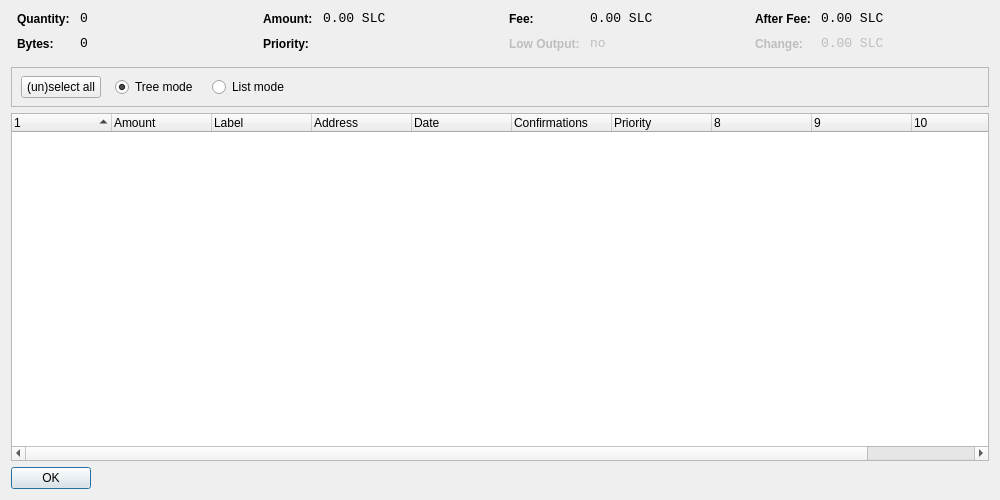
<?xml version="1.0" encoding="UTF-8"?>
<ui version="4.0">
 <class>CoinControlDialog</class>
 <widget class="QDialog" name="CoinControlDialog">
  <property name="geometry">
   <rect>
    <x>0</x>
    <y>0</y>
    <width>1000</width>
    <height>500</height>
   </rect>
  </property>
  <property name="windowTitle">
   <string>Coin Control</string>
  </property>
  <layout class="QVBoxLayout" name="verticalLayout">
   <item>
    <layout class="QHBoxLayout" name="horizontalLayoutTop" stretch="0,0,0,0">
     <property name="topMargin">
      <number>0</number>
     </property>
     <property name="bottomMargin">
      <number>10</number>
     </property>
     <item>
      <layout class="QFormLayout" name="formLayoutCoinControl1">
       <property name="horizontalSpacing">
        <number>10</number>
       </property>
       <property name="verticalSpacing">
        <number>10</number>
       </property>
       <property name="leftMargin">
        <number>6</number>
       </property>
       <property name="rightMargin">
        <number>6</number>
       </property>
       <item row="0" column="0">
        <widget class="QLabel" name="labelCoinControlQuantityText">
         <property name="styleSheet">
          <string notr="true">font-weight:bold;</string>
         </property>
         <property name="text">
          <string>Quantity:</string>
         </property>
        </widget>
       </item>
       <item row="0" column="1">
        <widget class="QLabel" name="labelCoinControlQuantity">
         <property name="font">
          <font>
           <family>Monospace</family>
           <pointsize>10</pointsize>
          </font>
         </property>
         <property name="cursor">
          <cursorShape>IBeamCursor</cursorShape>
         </property>
         <property name="contextMenuPolicy">
          <enum>Qt::ActionsContextMenu</enum>
         </property>
         <property name="text">
          <string notr="true">0</string>
         </property>
         <property name="textInteractionFlags">
          <set>Qt::LinksAccessibleByMouse|Qt::TextSelectableByKeyboard|Qt::TextSelectableByMouse</set>
         </property>
        </widget>
       </item>
       <item row="1" column="0">
        <widget class="QLabel" name="labelCoinControlBytesText">
         <property name="styleSheet">
          <string notr="true">font-weight:bold;</string>
         </property>
         <property name="text">
          <string>Bytes:</string>
         </property>
        </widget>
       </item>
       <item row="1" column="1">
        <widget class="QLabel" name="labelCoinControlBytes">
         <property name="font">
          <font>
           <family>Monospace</family>
           <pointsize>10</pointsize>
          </font>
         </property>
         <property name="cursor">
          <cursorShape>IBeamCursor</cursorShape>
         </property>
         <property name="contextMenuPolicy">
          <enum>Qt::ActionsContextMenu</enum>
         </property>
         <property name="text">
          <string notr="true">0</string>
         </property>
         <property name="textInteractionFlags">
          <set>Qt::LinksAccessibleByMouse|Qt::TextSelectableByKeyboard|Qt::TextSelectableByMouse</set>
         </property>
        </widget>
       </item>
      </layout>
     </item>
     <item>
      <layout class="QFormLayout" name="formLayoutCoinControl2">
       <property name="horizontalSpacing">
        <number>10</number>
       </property>
       <property name="verticalSpacing">
        <number>10</number>
       </property>
       <property name="leftMargin">
        <number>6</number>
       </property>
       <property name="rightMargin">
        <number>6</number>
       </property>
       <item row="0" column="0">
        <widget class="QLabel" name="labelCoinControlAmountText">
         <property name="styleSheet">
          <string notr="true">font-weight:bold;</string>
         </property>
         <property name="text">
          <string>Amount:</string>
         </property>
        </widget>
       </item>
       <item row="0" column="1">
        <widget class="QLabel" name="labelCoinControlAmount">
         <property name="font">
          <font>
           <family>Monospace</family>
           <pointsize>10</pointsize>
          </font>
         </property>
         <property name="cursor">
          <cursorShape>IBeamCursor</cursorShape>
         </property>
         <property name="contextMenuPolicy">
          <enum>Qt::ActionsContextMenu</enum>
         </property>
         <property name="text">
          <string notr="true">0.00 SLC</string>
         </property>
         <property name="textInteractionFlags">
          <set>Qt::LinksAccessibleByMouse|Qt::TextSelectableByKeyboard|Qt::TextSelectableByMouse</set>
         </property>
        </widget>
       </item>
       <item row="1" column="0">
        <widget class="QLabel" name="labelCoinControlPriorityText">
         <property name="styleSheet">
          <string notr="true">font-weight:bold;</string>
         </property>
         <property name="text">
          <string>Priority:</string>
         </property>
        </widget>
       </item>
       <item row="1" column="1">
        <widget class="QLabel" name="labelCoinControlPriority">
         <property name="font">
          <font>
           <family>Monospace</family>
           <pointsize>10</pointsize>
          </font>
         </property>
         <property name="cursor">
          <cursorShape>IBeamCursor</cursorShape>
         </property>
         <property name="contextMenuPolicy">
          <enum>Qt::ActionsContextMenu</enum>
         </property>
         <property name="text">
          <string/>
         </property>
         <property name="textInteractionFlags">
          <set>Qt::LinksAccessibleByMouse|Qt::TextSelectableByKeyboard|Qt::TextSelectableByMouse</set>
         </property>
        </widget>
       </item>
      </layout>
     </item>
     <item>
      <layout class="QFormLayout" name="formLayoutCoinControl3">
       <property name="horizontalSpacing">
        <number>10</number>
       </property>
       <property name="verticalSpacing">
        <number>10</number>
       </property>
       <property name="leftMargin">
        <number>6</number>
       </property>
       <property name="rightMargin">
        <number>6</number>
       </property>
       <item row="0" column="0">
        <widget class="QLabel" name="labelCoinControlFeeText">
         <property name="styleSheet">
          <string notr="true">font-weight:bold;</string>
         </property>
         <property name="text">
          <string>Fee:</string>
         </property>
        </widget>
       </item>
       <item row="0" column="1">
        <widget class="QLabel" name="labelCoinControlFee">
         <property name="font">
          <font>
           <family>Monospace</family>
           <pointsize>10</pointsize>
          </font>
         </property>
         <property name="cursor">
          <cursorShape>IBeamCursor</cursorShape>
         </property>
         <property name="contextMenuPolicy">
          <enum>Qt::ActionsContextMenu</enum>
         </property>
         <property name="text">
          <string notr="true">0.00 SLC</string>
         </property>
         <property name="textInteractionFlags">
          <set>Qt::LinksAccessibleByMouse|Qt::TextSelectableByKeyboard|Qt::TextSelectableByMouse</set>
         </property>
        </widget>
       </item>
       <item row="1" column="0">
        <widget class="QLabel" name="labelCoinControlLowOutputText">
         <property name="enabled">
          <bool>false</bool>
         </property>
         <property name="styleSheet">
          <string notr="true">font-weight:bold;</string>
         </property>
         <property name="text">
          <string>Low Output:</string>
         </property>
        </widget>
       </item>
       <item row="1" column="1">
        <widget class="QLabel" name="labelCoinControlLowOutput">
         <property name="enabled">
          <bool>false</bool>
         </property>
         <property name="font">
          <font>
           <family>Monospace</family>
           <pointsize>10</pointsize>
          </font>
         </property>
         <property name="cursor">
          <cursorShape>IBeamCursor</cursorShape>
         </property>
         <property name="contextMenuPolicy">
          <enum>Qt::ActionsContextMenu</enum>
         </property>
         <property name="text">
          <string notr="true">no</string>
         </property>
         <property name="textInteractionFlags">
          <set>Qt::LinksAccessibleByMouse|Qt::TextSelectableByKeyboard|Qt::TextSelectableByMouse</set>
         </property>
        </widget>
       </item>
      </layout>
     </item>
     <item>
      <layout class="QFormLayout" name="formLayoutCoinControl4">
       <property name="horizontalSpacing">
        <number>10</number>
       </property>
       <property name="verticalSpacing">
        <number>10</number>
       </property>
       <property name="leftMargin">
        <number>6</number>
       </property>
       <property name="rightMargin">
        <number>6</number>
       </property>
       <item row="0" column="0">
        <widget class="QLabel" name="labelCoinControlAfterFeeText">
         <property name="styleSheet">
          <string notr="true">font-weight:bold;</string>
         </property>
         <property name="text">
          <string>After Fee:</string>
         </property>
        </widget>
       </item>
       <item row="0" column="1">
        <widget class="QLabel" name="labelCoinControlAfterFee">
         <property name="font">
          <font>
           <family>Monospace</family>
           <pointsize>10</pointsize>
          </font>
         </property>
         <property name="cursor">
          <cursorShape>IBeamCursor</cursorShape>
         </property>
         <property name="contextMenuPolicy">
          <enum>Qt::ActionsContextMenu</enum>
         </property>
         <property name="text">
          <string notr="true">0.00 SLC</string>
         </property>
         <property name="textInteractionFlags">
          <set>Qt::LinksAccessibleByMouse|Qt::TextSelectableByKeyboard|Qt::TextSelectableByMouse</set>
         </property>
        </widget>
       </item>
       <item row="1" column="0">
        <widget class="QLabel" name="labelCoinControlChangeText">
         <property name="enabled">
          <bool>false</bool>
         </property>
         <property name="styleSheet">
          <string notr="true">font-weight:bold;</string>
         </property>
         <property name="text">
          <string>Change:</string>
         </property>
        </widget>
       </item>
       <item row="1" column="1">
        <widget class="QLabel" name="labelCoinControlChange">
         <property name="enabled">
          <bool>false</bool>
         </property>
         <property name="font">
          <font>
           <family>Monospace</family>
           <pointsize>10</pointsize>
          </font>
         </property>
         <property name="cursor">
          <cursorShape>IBeamCursor</cursorShape>
         </property>
         <property name="contextMenuPolicy">
          <enum>Qt::ActionsContextMenu</enum>
         </property>
         <property name="text">
          <string notr="true">0.00 SLC</string>
         </property>
         <property name="textInteractionFlags">
          <set>Qt::LinksAccessibleByMouse|Qt::TextSelectableByKeyboard|Qt::TextSelectableByMouse</set>
         </property>
        </widget>
       </item>
      </layout>
     </item>
    </layout>
   </item>
   <item>
    <widget class="QFrame" name="frame">
     <property name="minimumSize">
      <size>
       <width>0</width>
       <height>40</height>
      </size>
     </property>
     <property name="frameShape">
      <enum>QFrame::StyledPanel</enum>
     </property>
     <property name="frameShadow">
      <enum>QFrame::Sunken</enum>
     </property>
     <widget class="QWidget" name="horizontalLayoutWidget">
      <property name="geometry">
       <rect>
        <x>10</x>
        <y>0</y>
        <width>781</width>
        <height>41</height>
       </rect>
      </property>
      <layout class="QHBoxLayout" name="horizontalLayoutPanel" stretch="0,0,0,0,0">
       <property name="spacing">
        <number>14</number>
       </property>
       <item>
        <widget class="QPushButton" name="pushButtonSelectAll">
         <property name="sizePolicy">
          <sizepolicy hsizetype="Maximum" vsizetype="Fixed">
           <horstretch>0</horstretch>
           <verstretch>0</verstretch>
          </sizepolicy>
         </property>
         <property name="text">
          <string>(un)select all</string>
         </property>
        </widget>
       </item>
       <item>
        <widget class="QRadioButton" name="radioTreeMode">
         <property name="sizePolicy">
          <sizepolicy hsizetype="Maximum" vsizetype="Fixed">
           <horstretch>0</horstretch>
           <verstretch>0</verstretch>
          </sizepolicy>
         </property>
         <property name="text">
          <string>Tree mode</string>
         </property>
         <property name="checked">
          <bool>true</bool>
         </property>
        </widget>
       </item>
       <item>
        <widget class="QRadioButton" name="radioListMode">
         <property name="sizePolicy">
          <sizepolicy hsizetype="Maximum" vsizetype="Fixed">
           <horstretch>0</horstretch>
           <verstretch>0</verstretch>
          </sizepolicy>
         </property>
         <property name="text">
          <string>List mode</string>
         </property>
        </widget>
       </item>
       <item>
        <spacer name="horizontalSpacer">
         <property name="orientation">
          <enum>Qt::Horizontal</enum>
         </property>
         <property name="sizeHint" stdset="0">
          <size>
           <width>40</width>
           <height>20</height>
          </size>
         </property>
        </spacer>
       </item>
      </layout>
     </widget>
    </widget>
   </item>
   <item>
    <widget class="CoinControlTreeWidget" name="treeWidget">
     <property name="contextMenuPolicy">
      <enum>Qt::CustomContextMenu</enum>
     </property>
     <property name="sortingEnabled">
      <bool>false</bool>
     </property>
     <property name="columnCount">
      <number>11</number>
     </property>
     <attribute name="headerShowSortIndicator" stdset="0">
      <bool>true</bool>
     </attribute>
     <attribute name="headerStretchLastSection">
      <bool>false</bool>
     </attribute>
     <column>
      <property name="text">
       <string/>
      </property>
     </column>
     <column>
      <property name="text">
       <string>Amount</string>
      </property>
     </column>
     <column>
      <property name="text">
       <string>Label</string>
      </property>
     </column>
     <column>
      <property name="text">
       <string>Address</string>
      </property>
     </column>
     <column>
      <property name="text">
       <string>Date</string>
      </property>
     </column>
     <column>
      <property name="text">
       <string>Confirmations</string>
      </property>
      <property name="toolTip">
       <string>Confirmed</string>
      </property>
     </column>
     <column>
      <property name="text">
       <string>Priority</string>
      </property>
     </column>
     <column>
      <property name="text">
       <string/>
      </property>
     </column>
     <column>
      <property name="text">
       <string/>
      </property>
     </column>
     <column>
      <property name="text">
       <string/>
      </property>
     </column>
     <column>
      <property name="text">
       <string/>
      </property>
     </column>
    </widget>
   </item>
   <item>
    <widget class="QDialogButtonBox" name="buttonBox">
     <property name="sizePolicy">
      <sizepolicy hsizetype="Maximum" vsizetype="Fixed">
       <horstretch>0</horstretch>
       <verstretch>0</verstretch>
      </sizepolicy>
     </property>
     <property name="orientation">
      <enum>Qt::Horizontal</enum>
     </property>
     <property name="standardButtons">
      <set>QDialogButtonBox::Ok</set>
     </property>
    </widget>
   </item>
  </layout>
 </widget>
 <customwidgets>
  <customwidget>
   <class>CoinControlTreeWidget</class>
   <extends>QTreeWidget</extends>
   <header>coincontroltreewidget.h</header>
  </customwidget>
 </customwidgets>
 <resources/>
 <connections/>
</ui>
